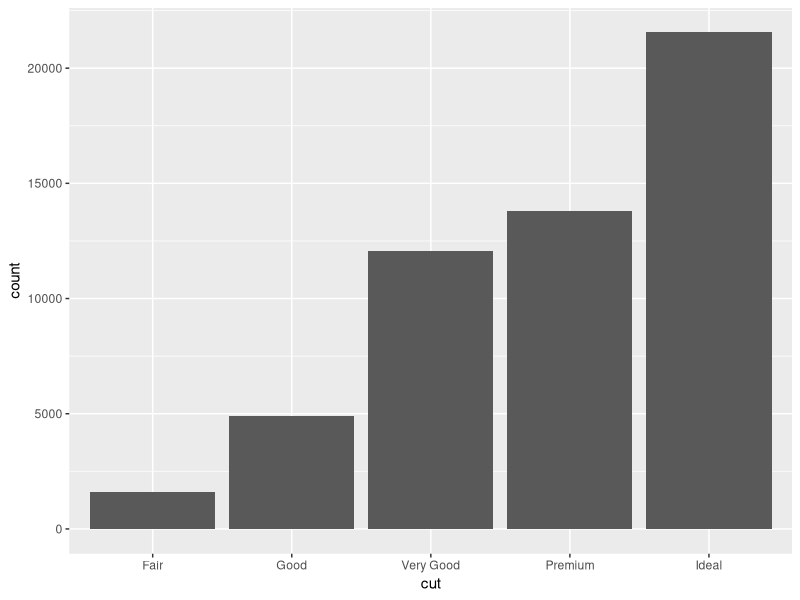
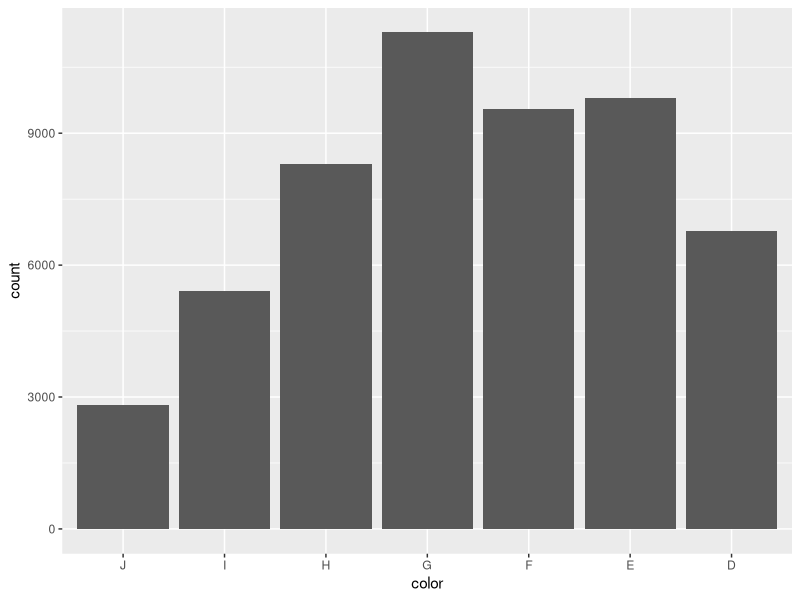
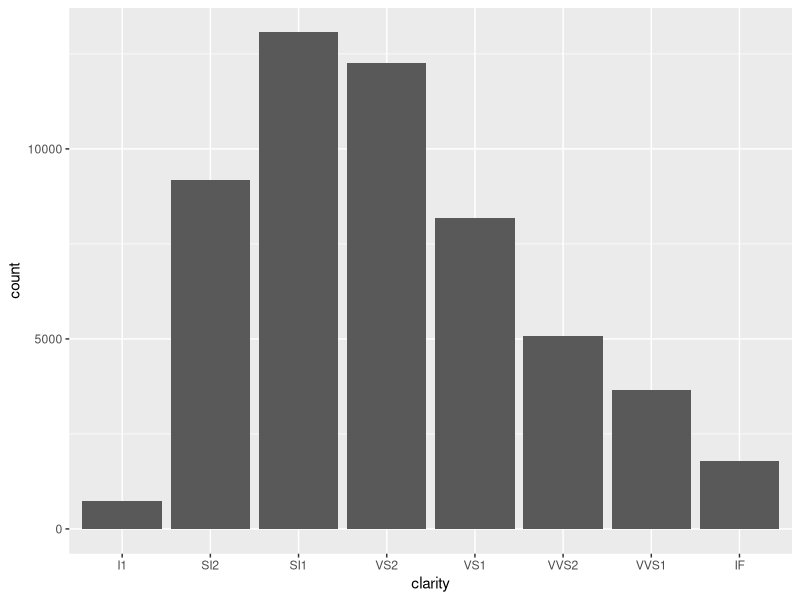
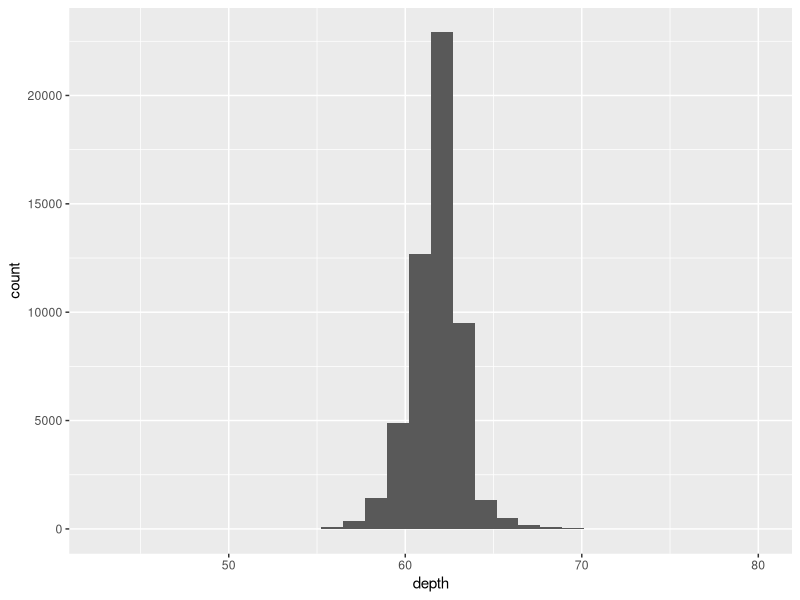
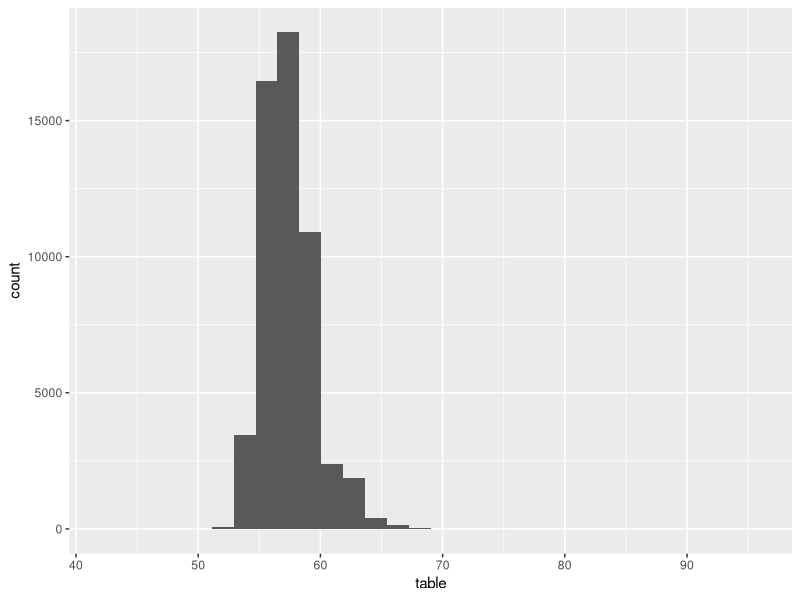
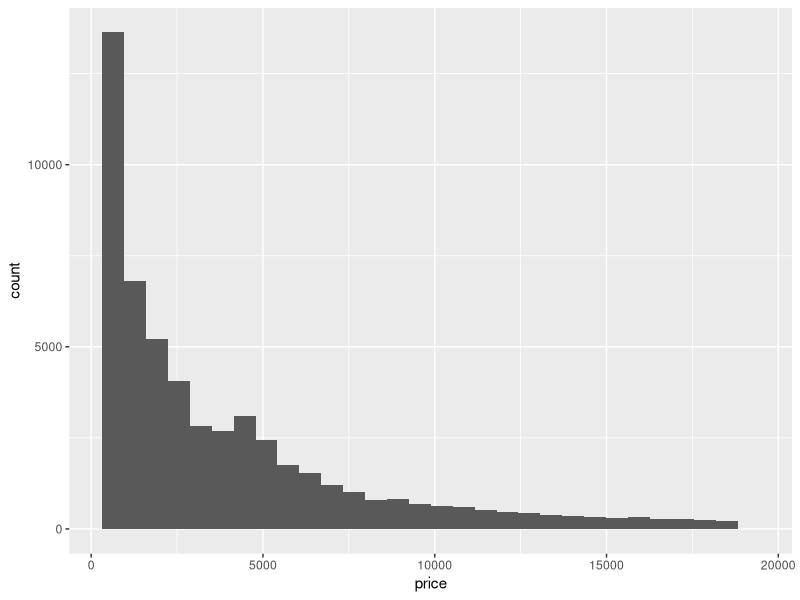
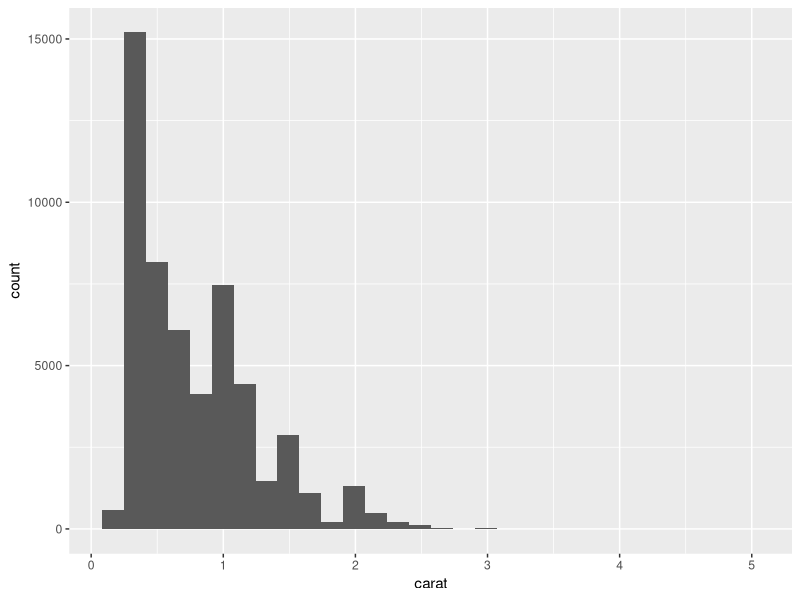
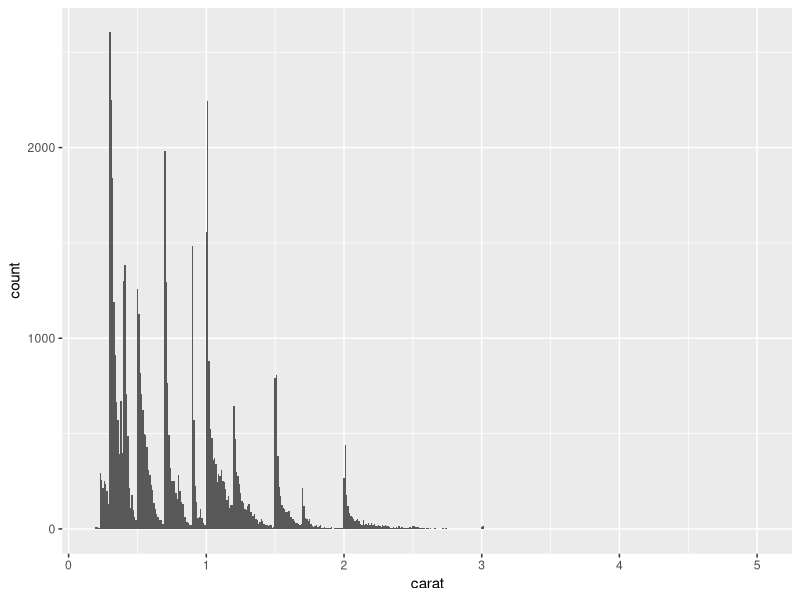

Generate these figures, in order, with R:
## ---- chunk 1
knitr::opts_chunk$set(echo = TRUE)
## ---- chunk 2
library(tidyverse)
## ---- chunk 3
diamonds
## ---- chunk 4
ggplot(diamonds) + geom_bar(aes(x = cut))
## ---- chunk 5
diamonds <- mutate(diamonds,
                   color=ordered(color,
                                 levels=rev(levels(color))))
ggplot(diamonds) + geom_bar(aes(x = color))
## ---- chunk 6
ggplot(diamonds) + geom_bar(aes(x = clarity))
## ---- chunk 7
diamonds %>% count(cut)
## ---- chunk 8
ggplot(diamonds) + geom_histogram(aes(x = depth))
## ---- chunk 9
ggplot(diamonds) + geom_histogram(aes(x = table))
## ---- chunk 10
ggplot(diamonds) + geom_histogram(aes(x = price))
## ---- chunk 11
ggplot(diamonds) + geom_histogram(aes(x = carat))
## ---- chunk 12
ggplot(diamonds) + geom_histogram(aes(x = carat),
                                  binwidth = 0.01)
## ---- chunk 13
ggplot(diamonds) + geom_histogram(aes(x = carat),
                                  bins = 400)
## ---- chunk 14
diamonds %>% count(cut_interval(carat, n=10))
## ---- chunk 15
ggplot(diamonds) + geom_histogram(aes(x = z))
## ---- chunk 16
ggplot(diamonds) + geom_histogram(aes(x = z)) +
  coord_cartesian(ylim=c(0, 100))
## ---- chunk 17
diamonds %>% 
  select(carat:price, z) %>% 
  arrange(desc(z))
## ---- chunk 18
filter(diamonds, z > 0, z < 30)
## ---- chunk 19
mutate(diamonds, z=ifelse(z > 0 & z < 30, z, NA))
## ---- chunk 20
ggplot(diamonds) + geom_freqpoly(aes(x=price, color=cut))
## ---- chunk 21
ggplot(diamonds) + geom_freqpoly(aes(x=price,
                                     y=..density..,
                                     color=cut))
## ---- chunk 22
ggplot(diamonds) + geom_histogram(aes(x=price)) +
  facet_wrap(~ cut)
## ---- chunk 23
ggplot(diamonds) + geom_histogram(aes(x=price,
                                      y=..density..)) +
  facet_wrap(~ cut)
## ---- chunk 24
ggplot(diamonds) + geom_bar(aes(x=cut)) +
  facet_wrap(~ cut_number(price, n=4))
## ---- chunk 25
ggplot(diamonds) + geom_boxplot(aes(x=cut,
                                    y=price)) + 
  coord_flip()
## ---- chunk 26
ggplot(diamonds) + geom_point(aes(x=carat, y=price))
## ---- chunk 27
ggplot(diamonds) + geom_point(aes(x=carat, y=price), alpha=1/100)
## ---- chunk 28
ggplot(diamonds) + geom_bin2d(aes(x=carat, y=price))
## ---- chunk 29
ggplot(diamonds, aes(x=carat, y=price)) + 
  geom_boxplot(aes(group=cut_width(carat, 0.2)))
## ---- chunk 30
ggplot(diamonds, aes(x=carat, y=price)) + 
  geom_boxplot(aes(group=cut_number(carat, 10)))
## ---- chunk 31
ggplot(diamonds) + geom_count(aes(x=cut, y=color))
## ---- chunk 32
diamonds %>% count(color, cut) %>%
  ggplot(aes(x=cut, y=color)) + geom_tile(aes(fill=n))
## ---- chunk 33
ggplot(diamonds) + geom_bar(aes(x=cut, fill=color))
## ---- chunk 34
ggplot(diamonds) + geom_bar(aes(x=cut, fill=color),
                            position="dodge")
## ---- chunk 35
ggplot(diamonds) + geom_bar(aes(x=cut, y=..prop..,
                                fill=color, group=color),
                            position="dodge")
## ---- chunk 36
ggplot(diamonds) + geom_bar(aes(x=color)) +
  facet_wrap(~ cut)
## ---- chunk 37
ggplot(diamonds) + geom_bar(aes(x=color, y=..prop..,
                                group=cut)) +
  facet_wrap(~ cut)
## ---- chunk 38
ggplot(diamonds) + geom_bar(aes(x=cut)) +
  facet_wrap(~ color)
## ---- chunk 39
ggplot(diamonds) + geom_bar(aes(x=cut, y=..prop..,
                                group=color)) +
  facet_wrap(~ color)
## ---- chunk 40
ggplot(diamonds, aes(x=carat, y=price, color=clarity)) + 
  geom_point()
## ---- chunk 41
ggplot(diamonds, aes(x=carat, y=price, color=clarity)) + 
  geom_point(alpha=1/100) + 
  geom_smooth()
## ---- chunk 42
ggplot(diamonds, aes(x=carat, y=price, color=cut)) + 
  geom_point(alpha=1/100) + 
  geom_smooth()
## ---- chunk 43
ggplot(diamonds) +
  geom_boxplot(aes(x=cut, y=carat)) +
  coord_flip()
